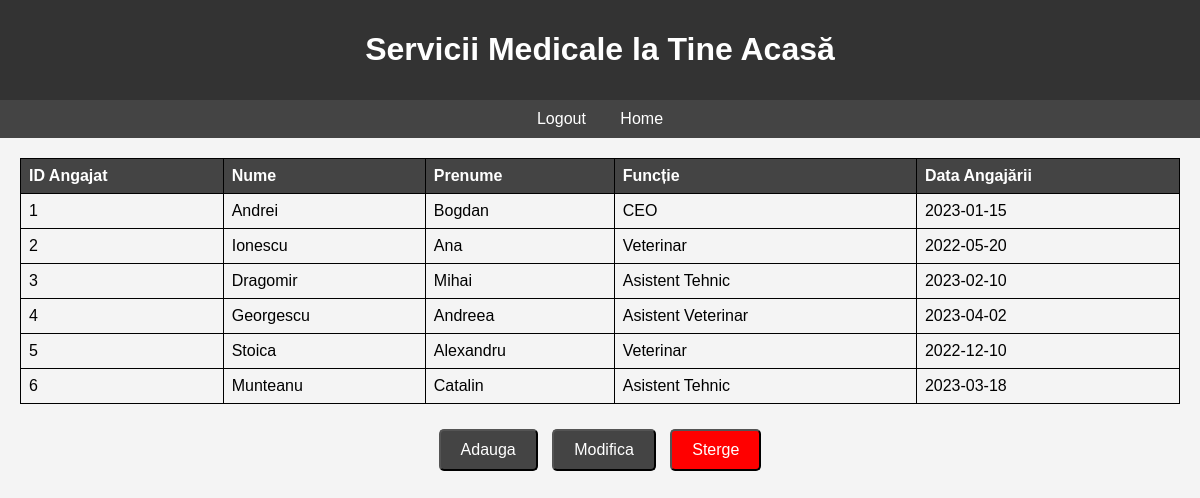
/angajati.php, run on the app's committed database.
### tables this page shows
CREATE TABLE `angajati` (
  `angajat_id` int(11) NOT NULL,
  `nume` varchar(20) NOT NULL,
  `prenume` varchar(20) NOT NULL,
  `functie` varchar(20) NOT NULL,
  `data_angajarii` date DEFAULT NULL
);

### angajati.php (the view, shortened to what this page needs)
<!DOCTYPE html>
<html>
<head>
</head>
<body>
    <header>
        <h1>Servicii Medicale la Tine Acasă</h1>
    </header>
    <nav>
        <a href="logout.php">Logout</a>
        <a href="index.php">Home</a>
    </nav>
    <section>
    <?php
include("connection.php");
$sql = "SELECT * FROM angajati";
$result = mysqli_query($con, $sql);
if($result) {
    if (mysqli_num_rows($result) > 0) {
        echo "<table>";
        echo "<tr><th>ID Angajat</th><th>Nume</th><th>Prenume</th><th>Funcție</th><th>Data Angajării</th></tr>";
        while ($rowAngajati = mysqli_fetch_assoc($result)) {
            echo "<tr>";
            echo "<td>".$rowAngajati['angajat_id']."</td>";
            echo "<td>".$rowAngajati['nume']."</td>";
            echo "<td>".$rowAngajati['prenume']."</td>";
            echo "<td>".$rowAngajati['functie']."</td>";
            echo "<td>".$rowAngajati['data_angajarii']."</td>";
            echo "</tr>";
        }
        echo "</table>";
    } else {
        echo "Nu există programări în baza de date.";
    }
} else {
    echo 'Eroare la interogare: ' . mysqli_error($con);
}
?>
    </section>
    <div class="button-container">
        <a href="add_angajati.php"><button >Adauga</button></a>
        <a href="up_angajati.php"><button >Modifica</button></a>
        <a href="del_angajati.php"><button style="background-color: red;">Sterge</button></a>
    </div>
</body>
</html>

### angajati.php (style rules this page uses)
body { font-family: Arial, sans-serif; margin: 0; padding: 0; background-color: #f4f4f4; text-align: center; }
header { background-color: #333; color: #fff; padding: 10px; }
nav { background-color: #444; padding: 10px; }
nav a { color: #fff; text-decoration: none; padding: 10px; margin: 0 5px; }
section { padding: 20px; }
button { background-color: #444; color: white; padding: 10px 20px; text-align: center; text-decoration: none; display: inline-block; font-size: 16px; margin: 5px; cursor: pointer; border-radius: 5px; }
table { border-collapse: collapse; width: 100%; }
table, th, td { border: 1px solid black; }
th, td { padding: 8px; text-align: left; }
th { background-color: #444; color: white; }

### data on the page
angajati: angajat_id "1", nume "Andrei", prenume "Bogdan", functie "CEO", data_angajarii "2023-01-15"
angajati: angajat_id "2", nume "Ionescu", prenume "Ana", functie "Veterinar", data_angajarii "2022-05-20"
angajati: angajat_id "3", nume "Dragomir", prenume "Mihai", functie "Asistent Tehnic", data_angajarii "2023-02-10"
angajati: angajat_id "4", nume "Georgescu", prenume "Andreea", functie "Asistent Veterinar", data_angajarii "2023-04-02"
angajati: angajat_id "5", nume "Stoica", prenume "Alexandru", functie "Veterinar", data_angajarii "2022-12-10"
angajati: angajat_id "6", nume "Munteanu", prenume "Catalin", functie "Asistent Tehnic", data_angajarii "2023-03-18"
